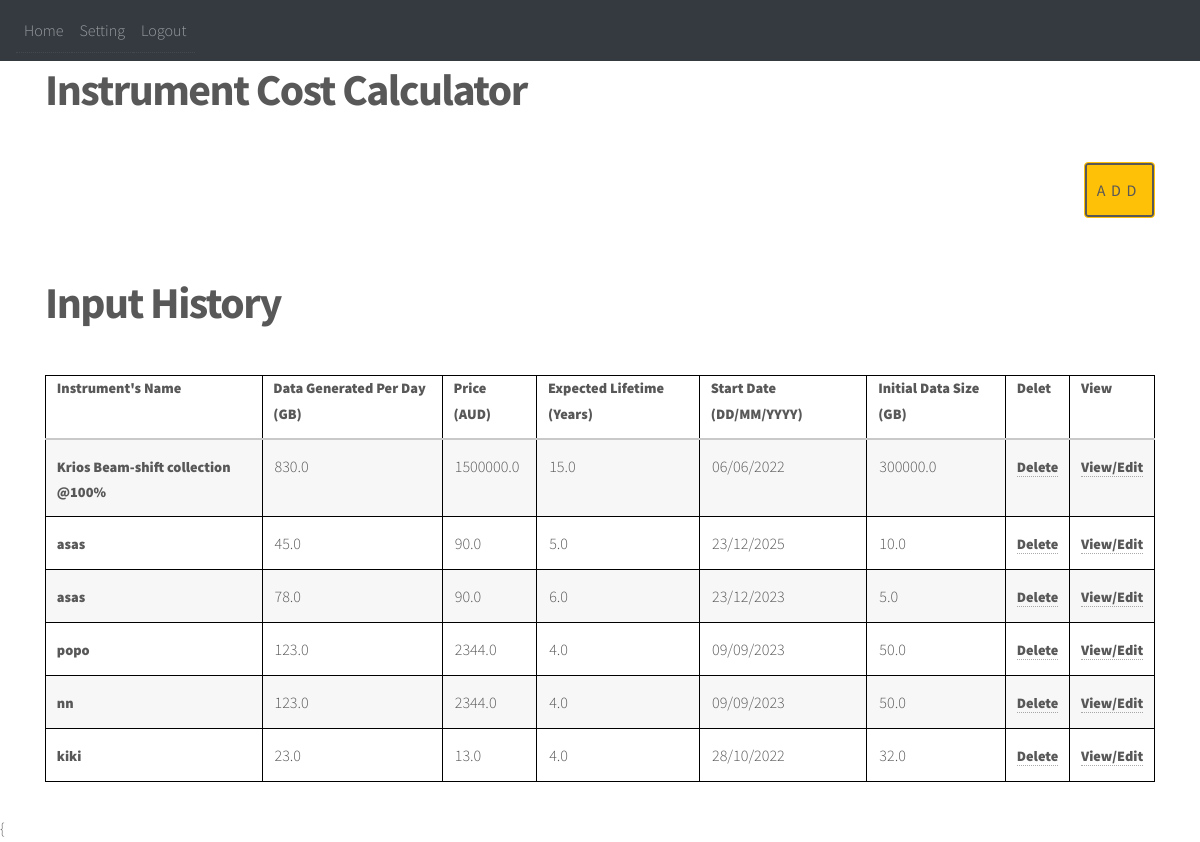
The page / (signed in) on the database as committed earlier.
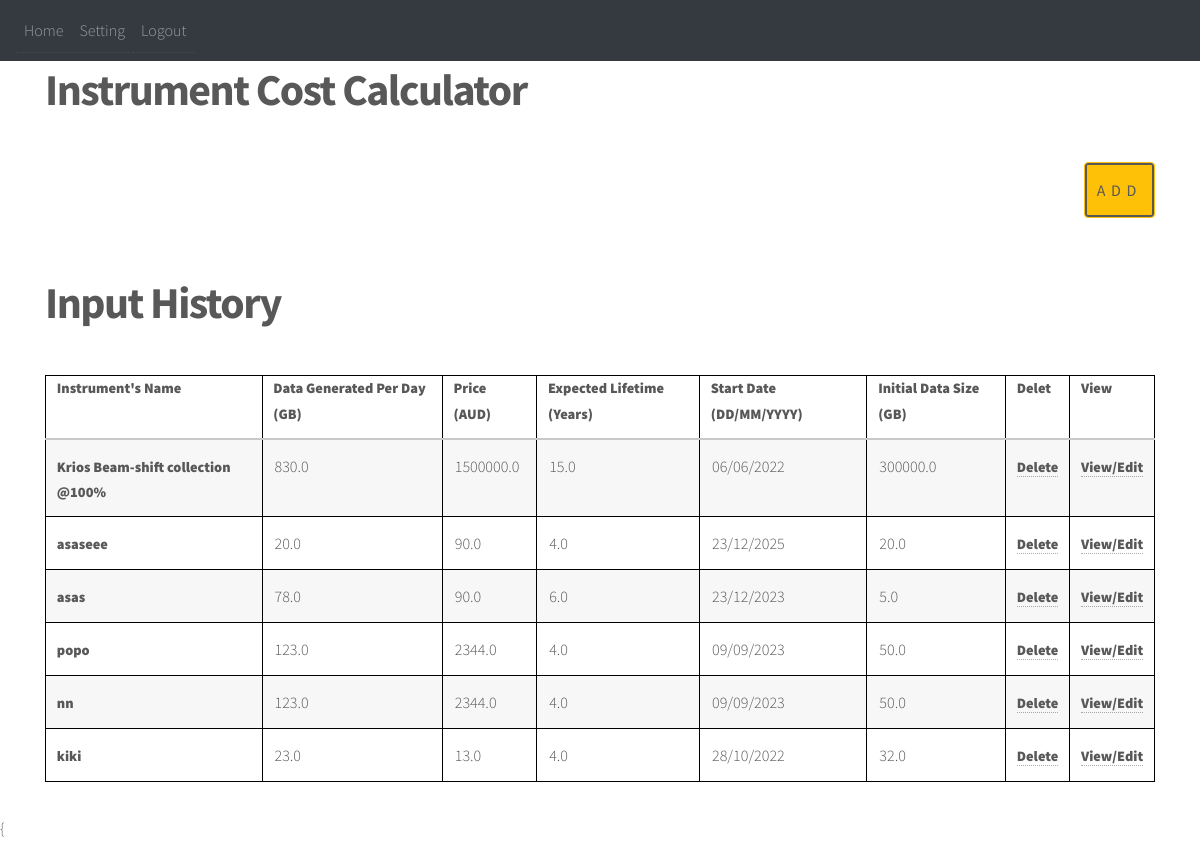
The same page on the database as committed later.
### website/models.py (models this page shows)
class History(db.Model):
    id = db.Column(db.Integer, primary_key=True)
    name = db.Column(db.String(50))
    data_generated = db.Column(db.Float)
    price = db.Column(db.Float)
    lifetime = db.Column(db.Float)
    start_date = db.Column(db.String(15))
    initial_size = db.Column(db.Float)
    date = db.Column(db.DateTime(timezone=True), default=func.now())
    user_id = db.Column(db.Integer, db.ForeignKey('user.id'))

### website/views.py (the view)
@views.route('/', methods=['GET', 'POST'])
@login_required
def home():
    return render_template("home.html", user=current_user)

### website/__init__.py (called while the page is built)
def create_app():
    app = Flask(__name__)
    app.config['SECRET_KEY'] = 'hjshjhdjah kjshkjdhjs'
    basedir = path.abspath(path.dirname(__file__))
    app.config['SQLALCHEMY_DATABASE_URI'] = 'sqlite:///' + path.join(basedir, 'database.db')
    db.init_app(app)
    from .views import views
    from .auth import auth
    app.register_blueprint(views, url_prefix='/')
    app.register_blueprint(auth, url_prefix='/')
    app.jinja_env.globals.update(calculate_accmult = calculate_accmult)
    app.jinja_env.globals.update(calculate_cost = calculate_cost)
    from .models import User, History
    create_database(app)
    login_manager = LoginManager()
    login_manager.login_view = 'auth.login'
    login_manager.init_app(app)
    @login_manager.user_loader
    def load_user(id):
        return User.query.get(int(id))
    return app

### website/templates/home.html (shortened to what this page needs)
{% extends "base.html" %}
{% block content %}
<h1 align="left">Instrument Cost Calculator</h1>
<div align="right">
     <button type="button" name="age" id="age" data-toggle="modal" data-target="#add_data_Modal" class="btn btn-warning">Add</button>
</div>
<br>
<br>
<h1 align = "Left">Input History</h1>
<div class="table-wrapper">
  <table>
    <thead>
      <tr>
        <th>Instrument's Name</th>
        <th>Data Generated Per Day (GB)</th>
        <th>Price (AUD)</th>
        <th>Expected Lifetime (Years)</th>
        <th>Start Date (DD/MM/YYYY)</th>
        <th>Initial Data Size (GB)</th>
        <th>Delet</th>
        <th>View</th>
      </tr>
    </thead>
    <tbody>
      {%if user.histories %}
        {% for history in user.histories %}
        <tr>
          <th>
              <div class="edit">{{ history.name }}</div>
          </th>
          <td>{{ history.data_generated }}</td>
          <td>{{ history.price }}</td>
          <td>{{ history.lifetime }}</td>
          <td>{{ history.start_date }}</td>
          <td>{{ history.initial_size }}</td>
          <th>
            <a onClick  = "deleteHistory({{ history.id }})">Delete</a>
          </th>
          <th>
            <a href="/view-history/{{ history.id }}">View/Edit</a>
          </th>
        </tr>
        {% endfor %}
      {% endif %}
    </tbody>
  </table>
</div>
{% endblock %}

Rows that differ between the two databases and show on the page:
changed History: name "asas" → "asaseee"; data_generated "45.0" → "20.0"; lifetime "5.0" → "4.0"; initial_size "10.0" → "20.0"
